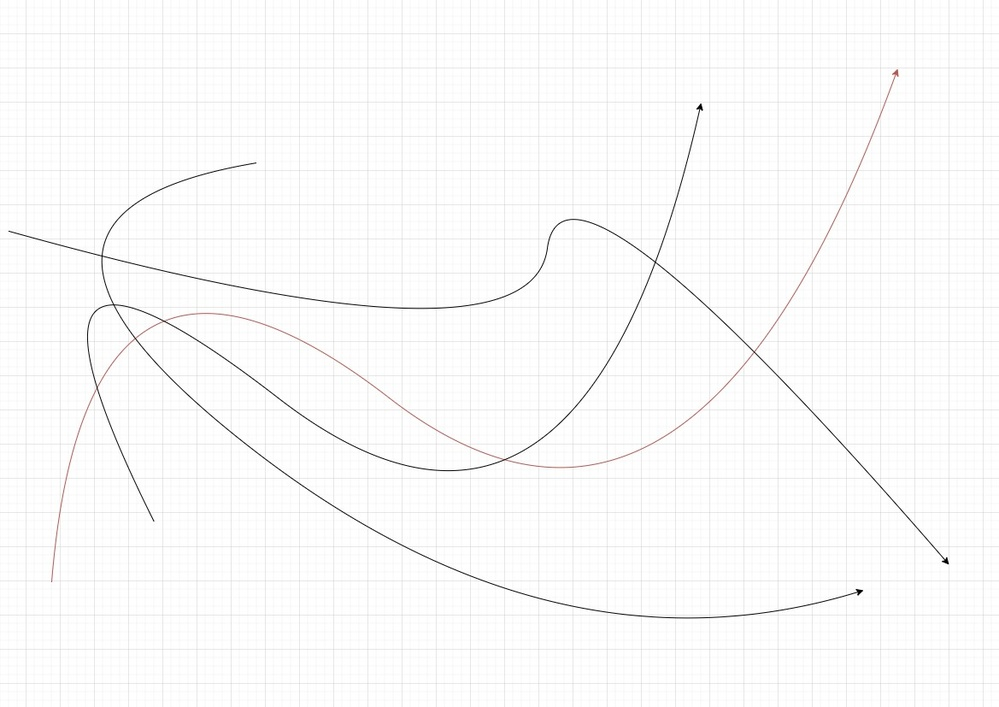
#> input picture test2.jpg, 999 x 707 px, shrunk from 1169 x 827 before the run
$ python __curve_seg.py
#> lines starting #> are read from the running program, lines starting #| are printed output that depends on the picture; after the words box and inside, x2 and y2 are one past the last pixel; in counts of white or black regions, pixels touching at a corner belong together
import cv2
import numpy as np

# Step 1: Load the image and preprocess
image_path = "test2.jpg"
image = cv2.imread(image_path, cv2.IMREAD_GRAYSCALE)
#> image: shape (707, 999); min 0, max 255, mean 250.8

# Apply thresholding to create a binary image
_, binary = cv2.threshold(image, 200, 255, cv2.THRESH_BINARY_INV)
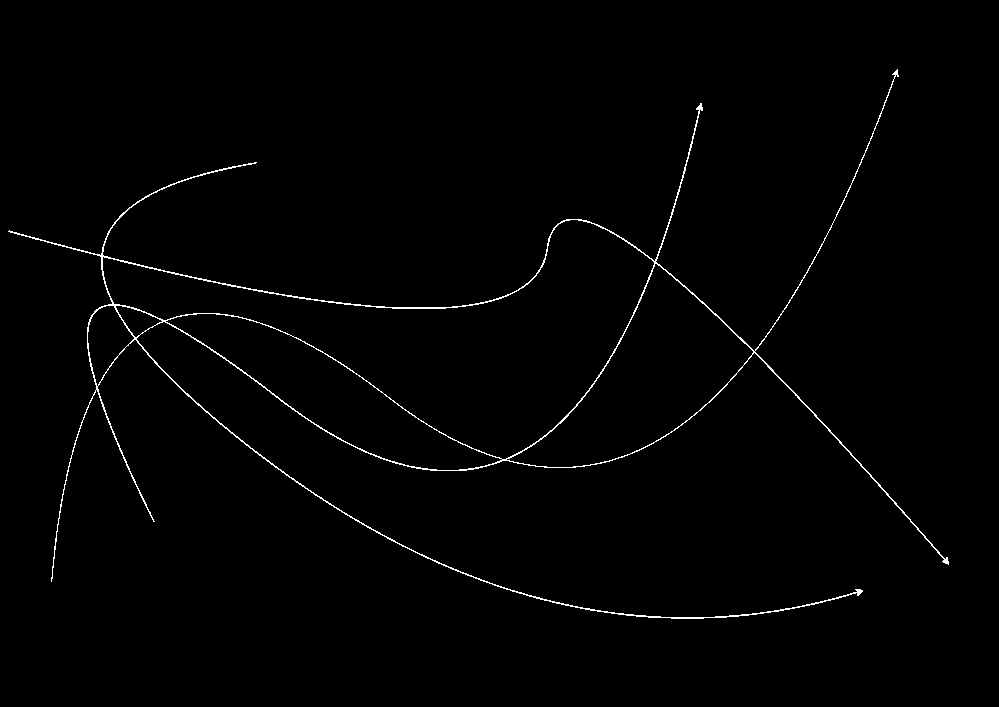
#> binary: shape (707, 999); 0.99% white in thin lines or dots, all inside (x1, y1, x2, y2) = (8, 69, 949, 619)

# Invert binary image (optional, for better connectivity)
# binary = cv2.bitwise_not(binary)

# Step 2: Identify connected components (each curve as a separate component)
num_labels, labels, stats, centroids = cv2.connectedComponentsWithStats(
    binary, connectivity=4
)
#> labels: shape (707, 999) int32; 120 distinct labels, from 0 to 119
#> num_labels = 120; stats = 120 rows, first 6: [0, 0, 999, 707, 699285], [892, 69, 7, 10, 30], [882, 79, 12, 32, 43], [8, 103, 941, 516, 5728], [876, 111, 6, 15, 21], [874, 126, 2, 5, 6]; centroids = 120 pairs, first value 59.42 to 895.5, second value 73.43 to 517.7

# Step 3: Extract coordinates for each labeled curve
curve_coordinates = []

for label in range(1, num_labels):  # Skip background (label 0)
    # Create a mask for the current label
    label_mask = (labels == label).astype(np.uint8) * 255

    # Find non-zero (x, y) coordinates of this label (the curve)
    coords = np.column_stack(np.where(label_mask > 0))  # (y, x) format
    curve_coordinates.append(coords)

    # Optional: Visualize each curve separately
    isolated_curve = np.zeros_like(binary)
    isolated_curve[label_mask > 0] = 255
    cv2.imwrite(f"data/curve_{label}.jpg", isolated_curve)
#> this loop made 119 passes
#> coords on passes 9, 11, 14, 15, 16, 17, 19, 20, 21, 23, 25, 33: [[167, 858], [168, 858]], [[183, 851], [184, 851]], [[217, 835], [218, 835]], [[219, 834], [220, 834]], [[221, 833], [222, 833]], [[223, 832], [224, 832]], [[231, 828], [232, 828]], [[233, 827], [234, 827]], [[235, 826], [236, 826]], [[241, 823], [242, 823]], [[254, 816], [255, 816]], [[310, 783], [311, 782], [311, 783], [312, 782]]
#> pass 1, `label_mask = (labels == label).astype(np.uint8) * 255`:
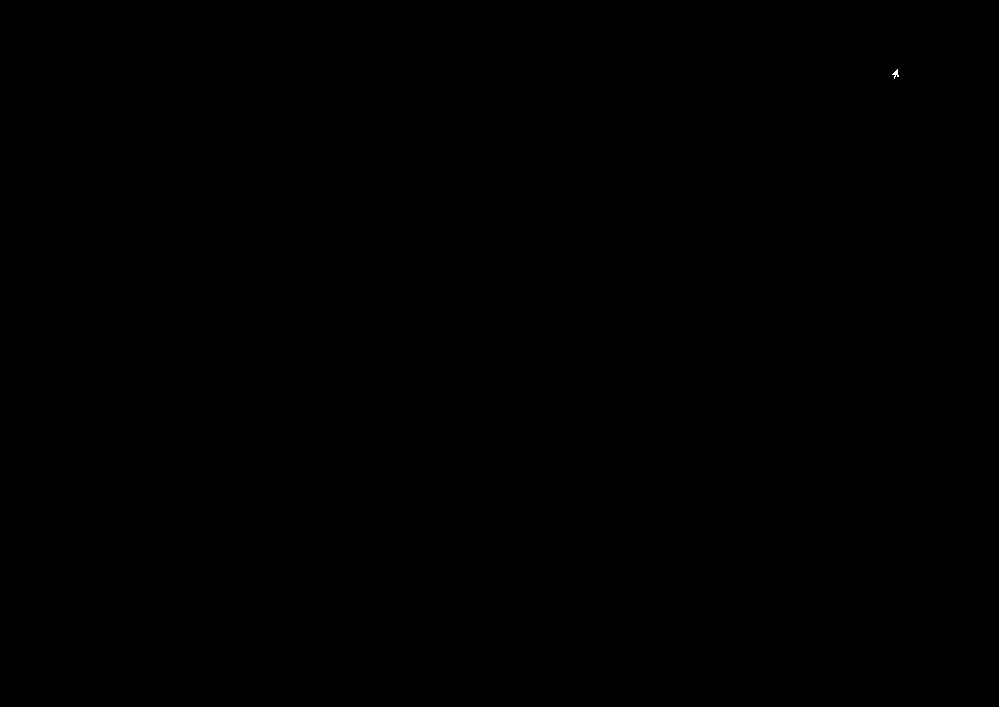
#> label_mask: shape (707, 999); 0% white in thin lines or dots, all inside (x1, y1, x2, y2) = (892, 69, 899, 79)
#> pass 3, `label_mask = (labels == label).astype(np.uint8) * 255`:
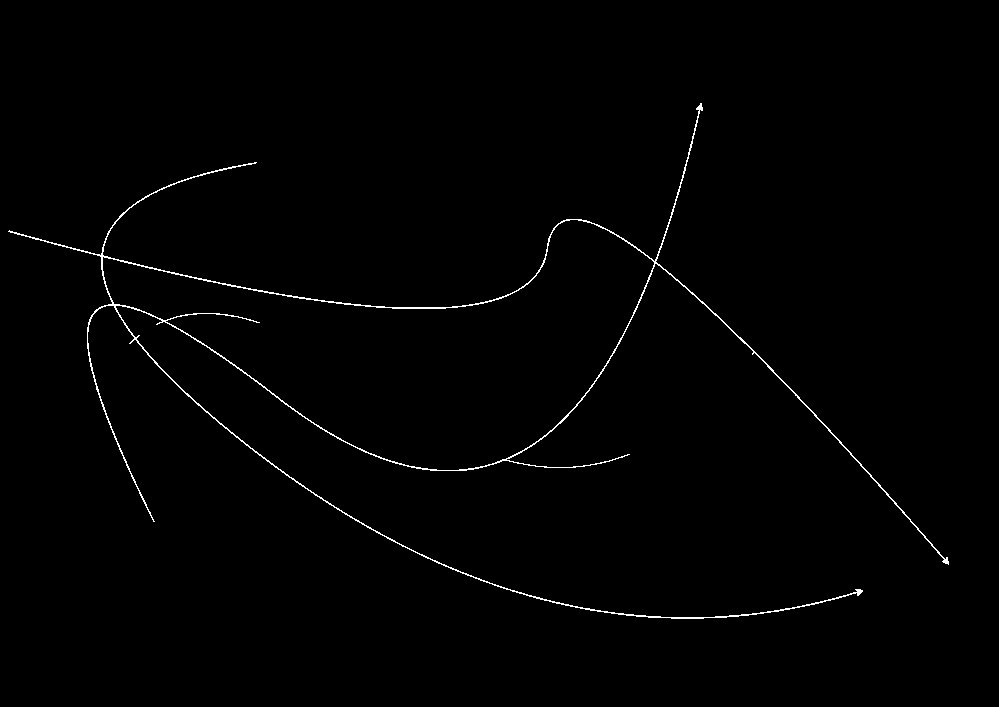
#> label_mask: shape (707, 999); 0.81% white in thin lines or dots, all inside (x1, y1, x2, y2) = (8, 103, 949, 619)
#> after the loop: isolated_curve: shape (707, 999); 0.02% white in thin lines or dots, all inside (x1, y1, x2, y2) = (51, 455, 72, 582)
#> after the loop, curve_coordinates = 119 items

# Step 4: Save curve coordinates to numpy arrays
for i, coords in enumerate(curve_coordinates):
    # np.save(f"/mnt/data/curve_{i+1}_coordinates.npy", coords)
    print(coords)
    pass

print(f"Extracted {len(curve_coordinates)} curves and saved coordinates.")

$ run again, with test3.jpg copied over test2.jpg
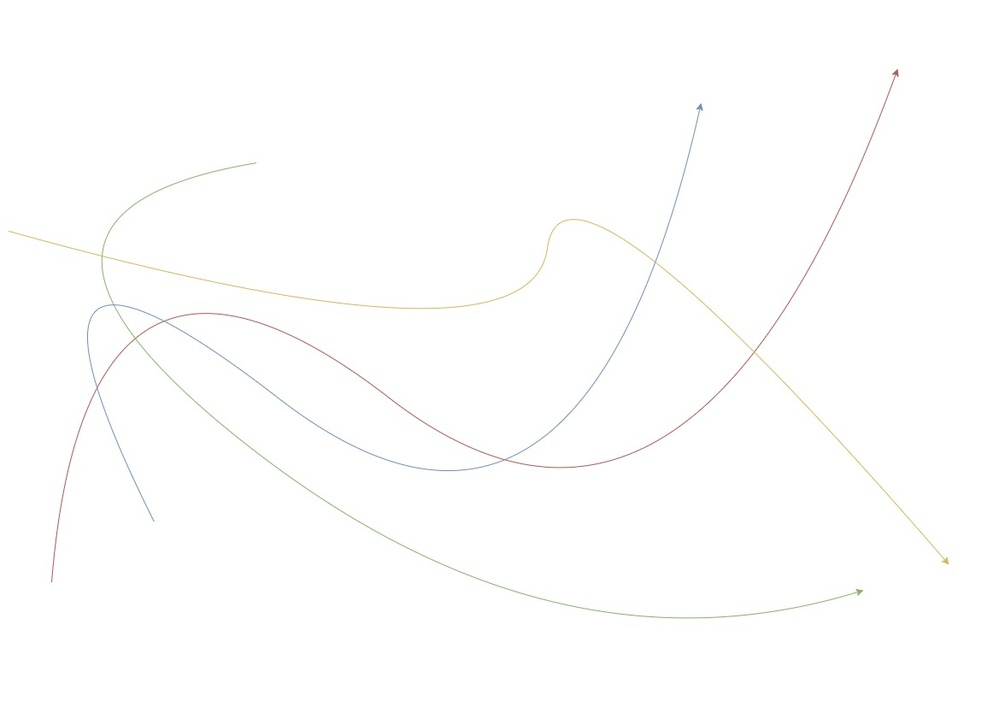
#> input picture test3.jpg, 999 x 707 px, shrunk from 1169 x 827 before the run
#> `_, binary = cv2.threshold(image, 200, 255, cv2.THRESH_BINARY_INV)`:
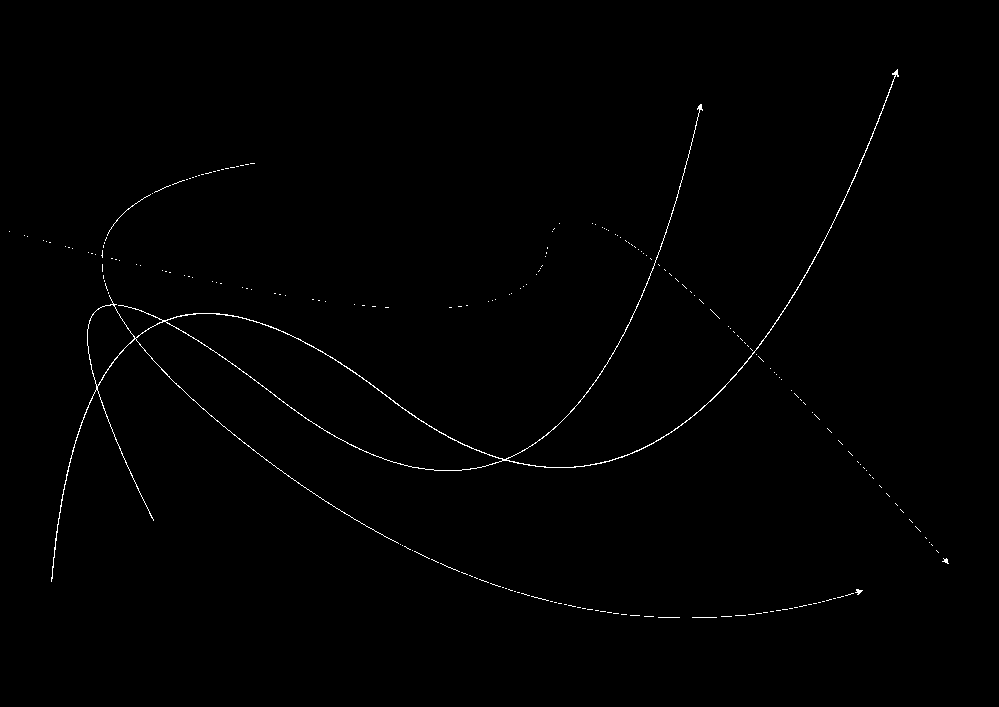
#> binary: shape (707, 999); 0.55% white in thin lines or dots, all inside (x1, y1, x2, y2) = (9, 69, 949, 618)
#> labels: shape (707, 999) int32; 1034 distinct labels, from 0 to 1033
#> num_labels = 1034; stats = 1034 rows, first 6: [0, 0, 999, 707, 702386], [892, 69, 7, 10, 31], [885, 79, 9, 24, 32], [882, 103, 3, 8, 10], [697, 104, 6, 9, 27], [876, 111, 6, 15, 20]; centroids = 1034 pairs, first value 9 to 945.5, second value 73.42 to 617
#> the loop `for label in range(1, num_labels):` made 1033 passes
#> coords on passes 6, 7, 10: [[113, 698], [114, 698], [115, 698], [116, 698]], [[117, 697], [118, 697], [119, 697], [120, 697]], [[130, 694], [131, 694], [132, 694], [133, 694]]
#> after the loop `for label in range(1, num_labels):`: curve_coordinates = 1033 items
#> the loop `for i, coords in enumerate(curve_coordinates): # np.save(f"/mnt/data/c..` made 1033 passes
#> (printed output is left out)
